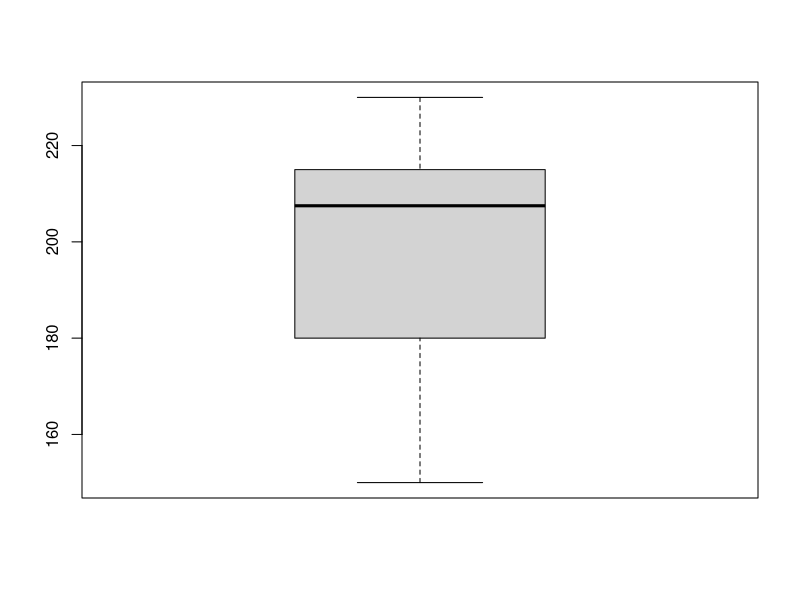

This chart was generated by the following R code:
#' @title demo_1_vector.R
#' @description Creating, accessing, transforming, subsetting and applying in-built functions to a vector 
#' @author NMCG
#' @bugs None
#' @keywords vector, subset, sort, sample, element-wise operations
#' @seealso https://www.tutorialspoint.com/r/r_vectors.htm

# Clear the console (equivalent to Ctrl+L in RStudio) --------------------
cat("\014")

# Create sample game data using vectors ----------------------------------

# Level numbers 1 through 10
level_numbers <- 1:10

# Player scores from ten rounds of a game
player_scores <- c(150, 200, 180, 220, 170, 190, 210, 230, 200, 215)

# Names of 10 game levels
levels <- c("Grassy Plains", "Misty Mountains", "Arid Desert", "Icy Tundra", 
            "Volcanic Island", "Lava Lair", "Ocean Abyss", "Sky Castle", 
            "Dark Dungeon", "Final Fortress")

# Checkpoints reached by player (TRUE/FALSE)
checkpoints <- c(TRUE, TRUE, FALSE, TRUE, TRUE, FALSE, TRUE, FALSE, TRUE, TRUE)

# Print all the vectors --------------------------------------------------

print(level_numbers)
print(player_scores)
print(levels)
print(checkpoints)

# Print each level name (loop example)
for(i in 1:length(levels)) {
  print(levels[i])
}

# Accessing vector elements ----------------------------------------------

# Single element by index
print(levels[7])                          # 7th level
print(player_scores[c(1, 6, 10)])        # 1st, 6th, and 10th round scores

# Subsetting and modifying vectors ---------------------------------------

player_names <- c('alan', 'bea', 'ciara', 'dave', 'erica')

player_names[2] <- "beatrix"             # Update a name
name <- player_names[2]                  # Access second name
excl_name <- player_names[-2]           # Exclude second name
some_names1 <- player_names[c(2,4)]     # Access 2nd and 4th
some_names2 <- player_names[2:4]        # Range 2 to 4
some_names3 <- player_names[-c(1,2)]    # Exclude 1st and 2nd

# Modify elements of player scores and levels ----------------------------

player_scores[c(2, 9)] <- c(205, 215)    # Update scores
levels[c(3, 8)] <- c("Dusty Dunes", "Cloud Kingdom")  # Rename levels
print(player_scores)
print(levels)

# Vectorized operations --------------------------------------------------

bonus_points <- c(10, 5, 10, 5, 10, 5, 10, 5, 10, 5)
updated_scores <- player_scores + bonus_points      # Add bonus points
print(updated_scores)

player2_scores <- c(155, 195, 175, 215, 165, 185, 205, 225, 195, 210)
score_difference <- player_scores - player2_scores  # Compare scores
print(score_difference)

# Useful vector functions ------------------------------------------------

print(length(levels))          # Count of levels
print(sum(player_scores))      # Total score
print(range(player_scores))    # Min and max score

unique_scores <- unique(player_scores)  # Remove duplicates
print("Unique scores:")
print(unique_scores)

# Basic descriptive statistics -------------------------------------------

mn <- mean(player_scores)
md <- median(player_scores)
variance <- var(player_scores)
std_dev <- sd(player_scores)
quantiles <- quantile(player_scores, 0.75)
iqr <- quantile(player_scores, 0.75) - quantile(player_scores, 0.5)

print(paste("Mean:", mn))
print(paste("Median:", md))
print(paste("Variance:", variance))
print(paste("Standard Deviation:", std_dev))
print("75th percentile:")
print(quantiles)
print(paste("Interquartile Range (IQR):", iqr))

# Visualisation
boxplot(player_scores)

# Sequence generation ----------------------------------------------------

rounds <- seq(1, 20, by = 2)             # Odd-numbered rounds
difficulty_levels <- seq(0.5, 5, length.out = 10)
print(rounds)
print(difficulty_levels)

# Repetition examples ----------------------------------------------------

life_counts <- rep(3, times = 10)       # Each player starts with 3 lives
repeated_levels <- rep(levels, each = 2)
print(life_counts)
print(repeated_levels)

job_split <- rep(c("job", "no job"), times = c(35, 13))  # Simulate group labels
print(job_split)

# Logical filtering and indexing -----------------------------------------

high_scores <- player_scores[player_scores > 200 & player_scores %% 2 == 1]
print("High, odd scores:")
print(high_scores)

unreached_levels <- levels[!checkpoints]      # Where checkpoints were not reached
print("Unreached levels:")
print(unreached_levels)

dark_levels <- levels[grep("un", levels)]     # Match pattern in name
print("Levels containing 'un':")
print(dark_levels)
print("Matching indices:")
print(grep("un", levels))

# Logical condition testing ----------------------------------------------

all_above_100 <- all(player_scores > 100)
any_above_220 <- any(player_scores > 220)

print(paste("All scores above 100?", all_above_100))
print(paste("Any score above 220?", any_above_220))

# Apply a function to each element using sapply --------------------------

percentage_scores <- sapply(player_scores, 
                            function(score) (score / max(player_scores)) * 100)
print("Scores as percentages:")
print(percentage_scores)

# Sorting and ordering ---------------------------------------------------

sorted_scores <- sort(player_scores)                       # Ascending
sorted_scores_desc <- sort(player_scores, decreasing = TRUE)  # Descending
order_scores <- order(player_scores)                       # Sorting indices

print("Sorted scores (asc):")
print(sorted_scores)
print("Sorted scores (desc):")
print(sorted_scores_desc)
print("Order indices:")
print(order_scores)

# TODO: Add custom sort example

# Set operations ---------------------------------------------------------

completed_levels <- c("Grassy Plains", "Misty Mountains", "Arid Desert", "Icy Tundra")
yet_to_complete_levels <- c("Icy Tundra", "Volcanic Island", "Lava Lair")

all_levels <- union(completed_levels, yet_to_complete_levels)
common_levels <- intersect(completed_levels, yet_to_complete_levels)
remaining_levels <- setdiff(completed_levels, yet_to_complete_levels)
sum_set_diff <- union(setdiff(completed_levels, yet_to_complete_levels),
                      setdiff(yet_to_complete_levels, completed_levels))

print("All levels encountered:")
print(all_levels)
print("Common levels:")
print(common_levels)
print("Levels only completed:")
print(remaining_levels)
print("Symmetric difference (not shared):")
print(sum_set_diff)
